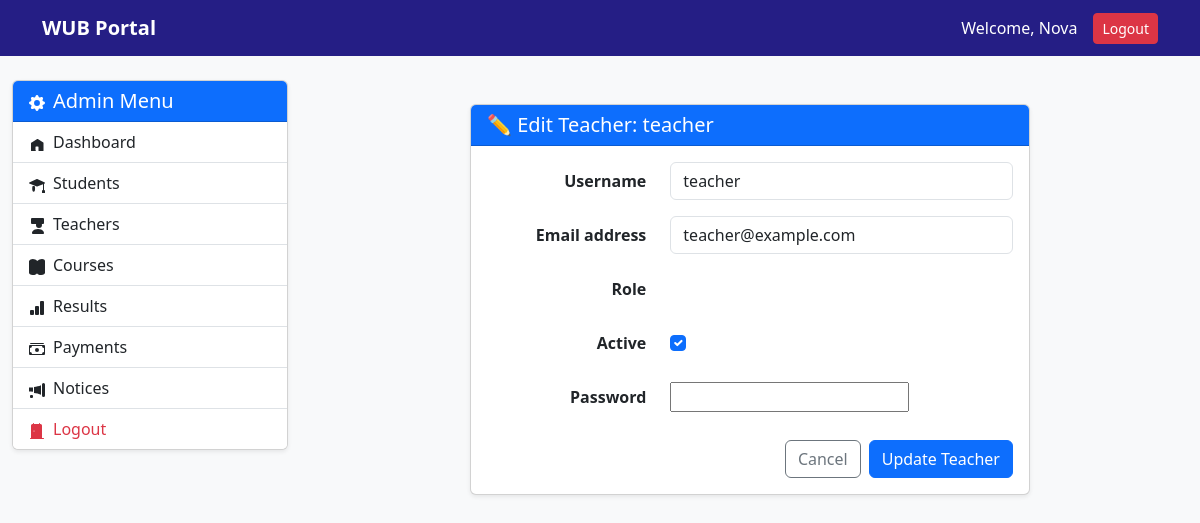
/dashboard/admin/teacher/edit/2/ (signed in), run on the app's committed database.
### accounts/models.py (models this page shows)
class CustomUser(AbstractUser):
    role = models.CharField(max_length=20, default='student')
    profile_picture = models.ImageField(
        upload_to='profile_pics/',
        null=True,
        blank=True
    )
    phone = models.CharField(max_length=20, null=True, blank=True)
    address = models.TextField(null=True, blank=True)

### accounts/views.py (the view)
# urls.py: path('dashboard/admin/teacher/edit/<int:id>/', account_views.admin_teacher_edit, name='admin_teacher_edit'),
@login_required(login_url='/login/')
def admin_teacher_edit(request, id):
    teacher = get_object_or_404(User, id=id, role="teacher")
    if request.method == "POST":
        form = AdminTeacherForm(request.POST, instance=teacher)
        if form.is_valid():
            user = form.save(commit=False)
            password = form.cleaned_data.get("password")
            if password:
                user.set_password(password)
            user.save()
            messages.success(request, "Teacher updated successfully.")
            return redirect("admin_teachers")
    else:
        form = AdminTeacherForm(instance=teacher)
    return render(request, "admin/teacher_edit.html", {"form": form, "teacher": teacher})

### accounts/forms.py
class AdminTeacherForm(AdminUserForm):
    def __init__(self, *args, **kwargs):
        super().__init__(*args, **kwargs)
        self.fields['role'].widget = HiddenInput()
        self.fields['role'].initial = 'teacher'

### templates/admin/teacher_edit.html (shortened to what this page needs)
{% extends 'admin/admin_base.html' %}
{% block admin_content %}
<div class="container mt-4">
    <div class="row justify-content-center">
        <div class="col-lg-8">
            <div class="card shadow-sm">
                <div class="card-header bg-primary text-white">
                    <h5 class="mb-0">✏️ Edit Teacher: {{ teacher.username }}</h5>
                </div>
                <div class="card-body">
                    <form method="POST">
                        {% for field in form %}
                            <div class="row mb-3 align-items-center">
                                <label class="col-md-4 col-form-label text-end fw-semibold">
                                    {{ field.label }}
                                </label>
                                <div class="col-md-8">
                                    {{ field }}
                                </div>
                            </div>
                        {% endfor %}
                        <div class="d-flex justify-content-end gap-2 mt-4">
                            <a href="{% url 'admin_teachers' %}" class="btn btn-outline-secondary">
                                Cancel
                            </a>
                            <button type="submit" class="btn btn-primary">
                                Update Teacher
                            </button>
                        </div>
                    </form>
                </div>
            </div>
        </div>
    </div>
</div>
{% endblock %}

### templates/base.html (shortened to what this page needs)
{% load static %}
<!DOCTYPE html>
<html lang="en">
<head>
    <link href="https://cdn.jsdelivr.net/npm/bootstrap@5.3.0/dist/css/bootstrap.min.css" rel="stylesheet">
</head>
<body>
    <nav class="navbar navbar-expand-lg navbar-dark">
        <div class="container">
            <a class="navbar-brand fw-bold" href="{% url 'student_dashboard' %}">WUB Portal</a>
            <div class="ms-auto d-flex align-items-center">
                <span class="text-white me-3">
                    Welcome, {{ request.user.get_full_name|default:request.user.username }}
                </span>
                <form method="post" action="{% url 'logout' %}" style="display: inline;">
                    <button type="submit" class="btn btn-danger btn-sm">Logout</button>
                </form>
            </div>
        </div>
    </nav>
    {% block content %}
    {% endblock %}
</body>
</html>

### templates/base.html (style rules this page uses)
body { background-color: #f8f9fa; }
.navbar { background: #251e85; }
.navbar-brand, .nav-link { color: white !important; }
.card-header { background: #251e85; color: white; }

### data on the page
CustomUser: user.get_full_name "Nova"
CustomUser: username "teacher", form "teacher" "teacher@example.com" "☑"

### other printed values
{{ field.label }} "Username" "Email address" "Role" "Active" "Password"
